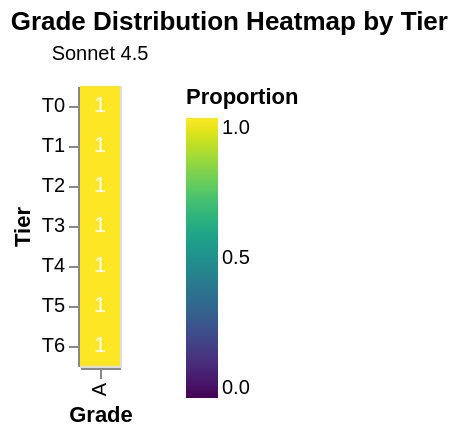

Specify this chart in Vega-Lite:
### Vega-Lite specification from a JSON file in a GitHub repository (floating-point values rounded to 4 significant figures)
{"config": {"view": {"continuousWidth": 300, "continuousHeight": 300}}, "data": {"name": "data-5c9fd48921613b0be56c8bbd4e176500"}, "facet": {"column": {"field": "agent_model", "title": null, "type": "nominal"}}, "spec": {"layer": [{"mark": {"type": "rect"}, "encoding": {"color": {"field": "proportion", "scale": {"domain": [0, 1], "scheme": "viridis"}, "title": "Proportion", "type": "quantitative"}, "tooltip": [{"field": "tier", "title": "Tier", "type": "ordinal"}, {"field": "grade", "title": "Grade", "type": "ordinal"}, {"field": "count", "title": "Count", "type": "quantitative"}, {"field": "proportion", "format": ".2%", "title": "Proportion", "type": "quantitative"}], "x": {"field": "grade", "sort": ["S", "A", "B", "C", "D", "F"], "title": "Grade", "type": "ordinal"}, "y": {"field": "tier", "sort": ["T0", "T1", "T2", "T3", "T4", "T5", "T6"], "title": "Tier", "type": "ordinal"}}}, {"mark": {"type": "text", "baseline": "middle"}, "encoding": {"color": {"condition": {"test": "(datum.proportion > 0.5)", "value": "white"}, "value": "black"}, "text": {"field": "count", "type": "quantitative"}, "x": {"field": "grade", "sort": ["S", "A", "B", "C", "D", "F"], "type": "ordinal"}, "y": {"field": "tier", "sort": ["T0", "T1", "T2", "T3", "T4", "T5", "T6"], "type": "ordinal"}}}]}, "title": "Grade Distribution Heatmap by Tier", "$schema": "https://vega.github.io/schema/vega-lite/v6.1.0.json", "datasets": {"data-5c9fd48921613b0be56c8bbd4e176500": [{"agent_model": "Sonnet 4.5", "tier": "T0", "grade": "A", "count": 1, "total": 1, "proportion": 1.0}, {"agent_model": "Sonnet 4.5", "tier": "T1", "grade": "A", "count": 1, "total": 1, "proportion": 1.0}, {"agent_model": "Sonnet 4.5", "tier": "T2", "grade": "A", "count": 1, "total": 1, "proportion": 1.0}, {"agent_model": "Sonnet 4.5", "tier": "T3", "grade": "A", "count": 1, "total": 1, "proportion": 1.0}, {"agent_model": "Sonnet 4.5", "tier": "T4", "grade": "A", "count": 1, "total": 1, "proportion": 1.0}, {"agent_model": "Sonnet 4.5", "tier": "T5", "grade": "A", "count": 1, "total": 1, "proportion": 1.0}, {"agent_model": "Sonnet 4.5", "tier": "T6", "grade": "A", "count": 1, "total": 1, "proportion": 1.0}]}}
